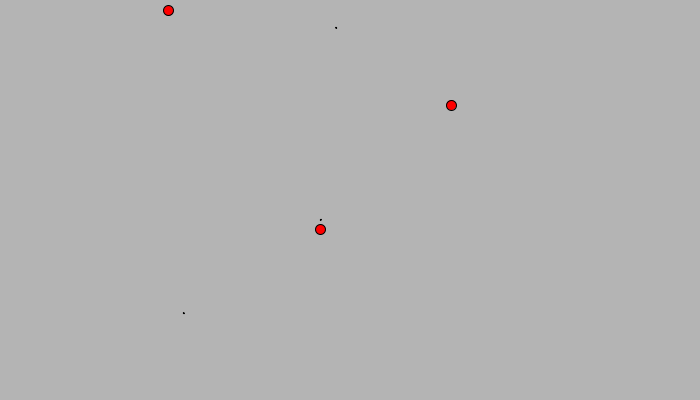
Frame 1 (no input)
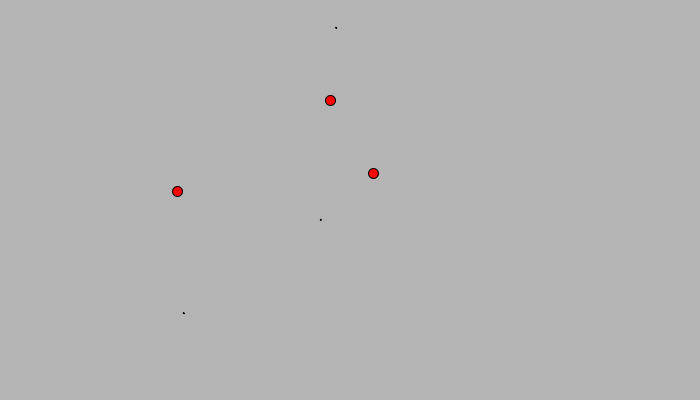
Frame 60 (the mouse pressed at the canvas centre just before this capture)
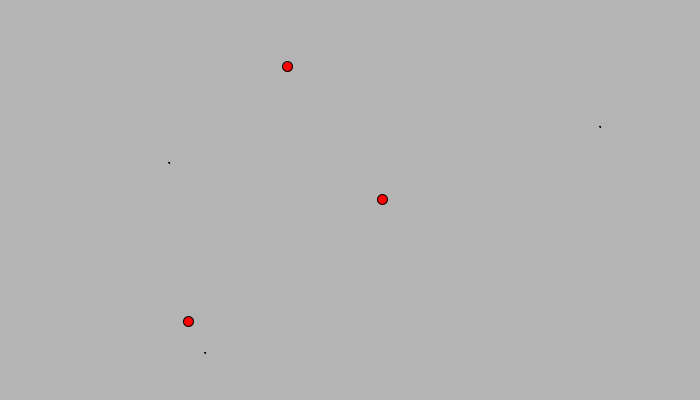
Frame 120 (the mouse held since frame 60 and released just before this capture)

The Processing sketch that drew these frames (run headless with seeded random() and noise(); from frame 60 on, the mouse is pressed at the canvas centre):

// Processing sketch: paola
// ── paola.pde
class Ball {
 
  // I think you meant velocity when
  // you had a variable called easing
  float velocity = 0.01;
  float[] velocityVector = new float[2];
  
  // These will be randomized in
  // the constructor so there
  // is no need to initialize them
  float[] targetX;
  float[] targetY;
  
  float x, y; // initial position
  
  // I changed the name to better describe
  // what the variable is holding
  int currentTarget;
  float radius;
  
  Ball(float x, float y, float[] Tx, float[] Ty) {
    // I believe this is more idiomatic
    this.x = x;
    this.y = y;
    
    // You already declared these variables.
    // You do not need to declare the variables again,
    // so instead of float targetX = float[] Tx you do 
    // the following:
    this.targetX = Tx;
    this.targetY = Ty;
    
    this.radius = 10.0;
    
    // I took out setting a targets sequence
    // because you appear to want it to be
    // randomized
    chooseRandomTarget();
  }

  void chooseRandomTarget() {
    this.currentTarget = int(random(1, 4));
    
    // calculate a velocity vector    
    float deltaX = this.targetX[this.currentTarget] - this.x;
    float deltaY = this.targetY[this.currentTarget] - this.y;
    
    this.velocityVector[0] = deltaX * this.velocity;
    this.velocityVector[1] = deltaY * this.velocity;
  }
  
  // So I replaced your run
  // method with an update()
  // method just because that's
  // how I learned to do motion.
  void update() {
    
    // see if we "hit" the target point
    float deltaX = this.targetX[this.currentTarget] - this.x;
    float deltaY = this.targetY[this.currentTarget] - this.y;
    if (deltaX < 0.1 && deltaY < 0.1) { //<>//
      // pick new random target
      this.chooseRandomTarget();
      this.update();
    }
    
    // apply velocity vector to move ball
    this.x = this.x + this.velocityVector[0];
    this.y = this.y + this.velocityVector[1];
  } 
  
  void draw() {
    // draw ball
    fill(255,0,0);
    ellipse(this.x, this.y, this.radius, this.radius);
    
    // draw target
    fill(0,0,0);
    ellipse(this.targetX[this.currentTarget], this.targetY[this.currentTarget], 1, 1);
    
  }
}


// I changed this to plural
// because it more accurately
// describes what the variable
// is.
Ball [] myBalls = new Ball[3]; 

void setup() {
  size(700, 400);
  background(180);
  
  // Added this so that we
  // can draw the Ball.
  ellipseMode(CENTER);
  
  // This should be declared in
  // setup because you don't use
  // it anywhere else.
  float initX, initY;
  for (int i=0; i< myBalls.length; i++) {
    initX = random(width);
    initY = random(height);
    
    // I'm not sure what you were trying to do
    // here so I made random targets
    float tarX[] = new float[5];
    float tarY[] = new float[5];
    for (int j = 0; j < 5; j++) {
      tarX[j] = random(width);
      tarY[j] = random(height);      
    }
    // you don't need this because
    // the randomizing takes place 
    // in the Ball constructor
    // change= int(random(1, 4));
  
    myBalls[i] = new Ball(initX, initY, tarX, tarY);
  }
}

void draw() {
  // clear background
  background(180);
  for (int i=0; i< myBalls.length; i++) {
    myBalls[i].update();
    myBalls[i].draw();
  }
}

void keyReleased() {
  for (int i=0; i< myBalls.length; i++) {
    myBalls[i].chooseRandomTarget();
  }
}
